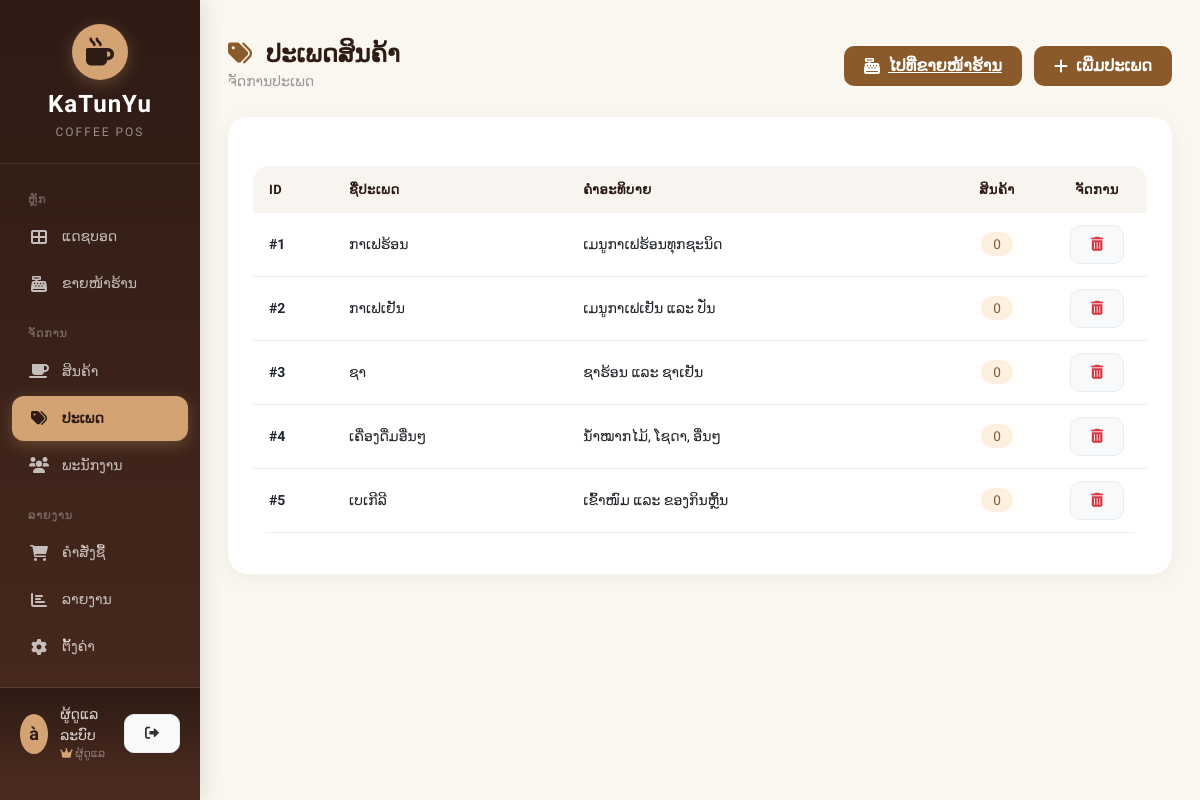
The app's page /index.php?page=categories (signed in) with its own data.
### tables this page shows
CREATE TABLE categories (
    id          INT UNSIGNED AUTO_INCREMENT PRIMARY KEY,
    name        VARCHAR(100) NOT NULL,
    description TEXT NULL,
    created_at  TIMESTAMP DEFAULT CURRENT_TIMESTAMP
);

### pages/categories.php (the view, shortened to what this page needs)
<?php
$categories = $conn->query("SELECT * FROM categories ORDER BY id");
?>
<div class="card-glass p-4">
    <div class="table-responsive">
        <table class="table table-pos">
            <thead>
                <tr>
                    <th style="width:80px;">ID</th>
                    <th>ຊື່ປະເພດ</th>
                    <th>ຄຳອະທິບາຍ</th>
                    <th class="text-center" style="width:100px;">ສິນຄ້າ</th>
                    <th class="text-center" style="width:100px;">ຈັດການ</th>
                </tr>
            </thead>
            <tbody>
            <?php if ($categories && $categories->num_rows > 0): ?>
                <?php while ($row = $categories->fetch_assoc()):
                    $count = 0;
                ?>
                <tr>
                    <td><strong>#<?= $row['id'] ?></strong></td>
                    <td><?= htmlspecialchars($row['name']) ?></td>
                    <td><?= htmlspecialchars($row['description']) ?></td>
                    <td class="text-center">
                        <span class="badge-pos bg-coffee-light text-coffee"><?= $count ?></span>
                    </td>
                    <td class="text-center">
                        <button class="btn btn-sm btn-pos-light text-danger" onclick="deleteCategory(<?= $row['id'] ?>)">
                            <i class="fas fa-trash-alt"></i>
                        </button>
                    </td>
                </tr>
                <?php endwhile; ?>
            <?php else: ?>
                <tr><td colspan="5" class="text-center text-muted py-4">ຍັງບໍ່ມີປະເພດສິນຄ້າ</td></tr>
            <?php endif; ?>
            </tbody>
        </table>
    </div>
</div>

### assets/css/style.css (style rules this page uses)
:root { --primary: #6C3A2E; --primary-light: #8B5A4A; --secondary: #D4A373; --accent: #E8C99B; --bg-light: #FAF6F0; --text-dark: #2D1B14; --shadow: 0 8px 32px rgba(0,0,0,0.08); --shadow-hover: 0 12px 48px rgba(0,0,0,0.15); --radius: 16px; --transition: all 0.3s cubic-bezier(0.4, 0, 0.2, 1); }
* { font-family: 'Prompt', sans-serif; }
body { background: var(--bg-light); min-height: 100vh; color: var(--text-dark); }
.btn-pos-light { background: rgba(108, 58, 46, 0.08); color: var(--primary); border: none; padding: 8px 18px; border-radius: 12px; font-weight: 500; transition: var(--transition); }
.card-glass { background: rgba(255,255,255,0.85); backdrop-filter: blur(12px); border: 1px solid rgba(255,255,255,0.6); border-radius: var(--radius); box-shadow: var(--shadow); transition: var(--transition); }
.table-pos { border-radius: var(--radius); overflow: hidden; }
.table-pos thead th { background: #f8f4f0; color: var(--text-dark); font-weight: 600; font-size: 13px; text-transform: uppercase; letter-spacing: 0.5px; padding: 14px 16px; border: none; }
.table-pos tbody td { padding: 12px 16px; border-color: #f0ebe6; vertical-align: middle; font-size: 14px; }
.table-pos tbody tr { transition: var(--transition); }
.badge-pos { padding: 4px 12px; border-radius: 20px; font-weight: 500; font-size: 12px; }
.text-coffee { color: var(--primary); }
.bg-coffee-light { background: rgba(108, 58, 46, 0.06); }

### pages/categories.php (style rules this page uses)
.card-glass { background: rgba(255, 255, 255, 0.95); backdrop-filter: blur(10px); border-radius: 20px; box-shadow: 0 4px 20px rgba(0, 0, 0, 0.05); padding: 25px; }
.table-pos th { font-weight: 600; color: #8B5A2B; border-bottom: 2px solid #e9ecef; }
.table-pos td { vertical-align: middle; padding: 12px 8px; border-bottom: 1px solid #f1f3f5; }
.badge-pos { padding: 4px 12px; border-radius: 20px; font-size: 0.85rem; font-weight: 500; }
.bg-coffee-light { background-color: #FDF0E0; color: #8B5A2B; }
.text-coffee { color: #8B5A2B; }
.btn-pos-light { background-color: #f8f9fa; border: 1px solid #e9ecef; color: #333; padding: 8px 20px; border-radius: 10px; transition: all 0.2s; }

### records on screen
categories: id "1", name "ກາເຟຮ້ອນ", description "ເມນູກາເຟຮ້ອນທຸກຊະນິດ", count "0"
categories: id "2", name "ກາເຟເຢັນ", description "ເມນູກາເຟເຢັນ ແລະ ປັ່ນ", count "0"
categories: id "3", name "ຊາ", description "ຊາຮ້ອນ ແລະ ຊາເຢັນ", count "0"
categories: id "4", name "ເຄື່ອງດື່ມອື່ນໆ", description "ນ້ຳໝາກໄມ້, ໂຊດາ, ອື່ນໆ", count "0"
categories: id "5", name "ເບເກີລີ", description "ເຂົ້າໜົມ ແລະ ຂອງກິນຫຼິ້ນ", count "0"

### other values on screen
substr($_SESSION['fullname'] ?? 'G', 0, 1) "à"
$_SESSION['fullname'] "ຜູ້ດູແລລະບົບ"
$p['title'] "ປະເພດສິນຄ້າ"
$p['sub'] "ຈັດການປະເພດ"
